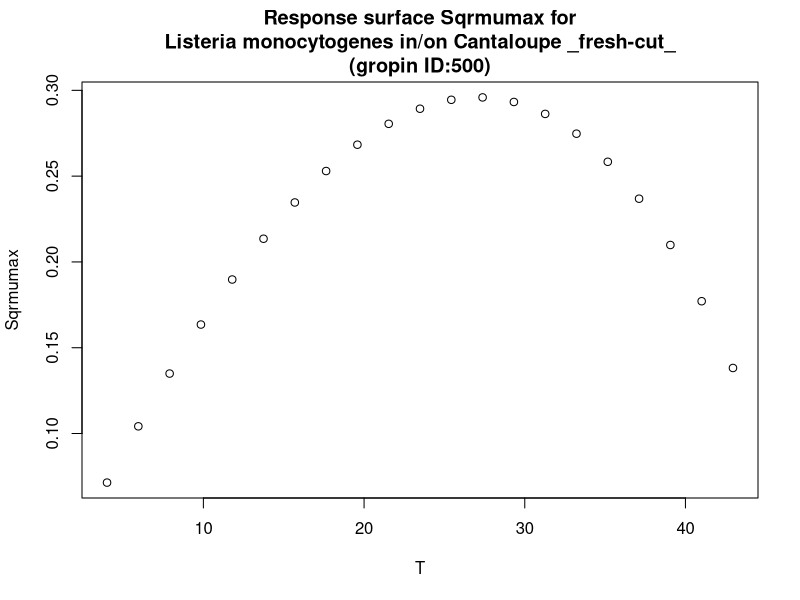

Recreate this plot in R.
#############################
# start of Parameter script
#############################
T <- seq(4.004,42.957042957043,length.out=21)
#############################
# end of Parameter script
#############################
############################# 
# start of Model script Gropin ID 500 
#############################
 
# constant coefficients for this model
 
variables <- data.frame(T)
argumentsPar <- expand.grid(variables)
 
# heart of the model
response_surface <- function(T) {
   mumax <-(2.91*10^-2)*(T-(10^-1))*(1-exp((2.24*10^-2)*(T-48.2)))

return(mumax=mumax)
} 

# output parameters
responseSurface <- cbind(argumentsPar,response_surface(argumentsPar['T']))
colnames(responseSurface) <- c(colnames(argumentsPar),'Sqrmumax')
#############################
# End of Model script
#############################
############################# 
# start of Visualisation script Gropin ID 500 
#############################
plot(T,responseSurface$'Sqrmumax',xlab='T',
                          ylab='Sqrmumax',main='Response surface Sqrmumax for
Listeria monocytogenes in/on Cantaloupe _fresh-cut_
(gropin ID:500)')
#############################
# End of Visualisation script
#############################
